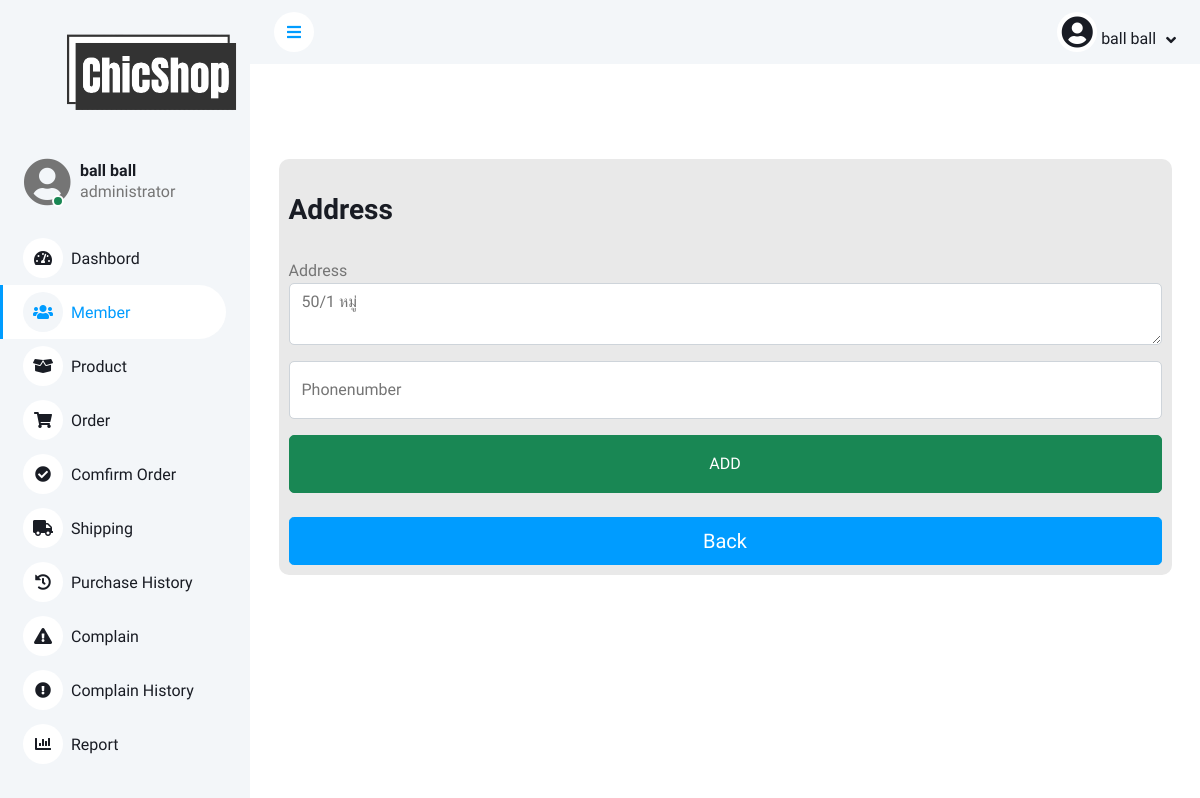
/BackWeb/address.php?user_id=1 (signed in), run on the app's committed database.
### tables this page shows
CREATE TABLE `user` (
  `u_id` int(11) NOT NULL COMMENT 'รหัสผู้ใช้งาน',
  `u_fullname` varchar(255) DEFAULT NULL COMMENT 'ชื่อเต็มของผู้ใช้งาน',
  `u_username` varchar(255) DEFAULT NULL COMMENT 'ชื่อผู้ใช้งาน',
  `u_password` varchar(255) DEFAULT NULL COMMENT 'รหัสผ่านผู้ใช้งาน',
  `u_level` varchar(255) DEFAULT NULL COMMENT 'ระดับผู้ใช้งาน',
  `u_address` varchar(255) DEFAULT NULL COMMENT 'ที่อยู่ผู้ใช้งาน',
  `Phonenumber` varchar(20) DEFAULT NULL COMMENT 'เบอร์โทรศัพท์ผู้ใช้งาน',
  `email` varchar(255) DEFAULT NULL COMMENT 'อีเมลผู้ใช้งาน'
);

### BackWeb/address.php (the view, shortened to what this page needs)
<?php
$objCon = connectDB();
$id=$_GET["user_id"];
$user = $_SESSION['user_login'];
$sql = "SELECT * FROM user WHERE u_id = '$id'";
$result = mysqli_query($objCon,$sql);
$row = mysqli_fetch_assoc($result);
?>
<!DOCTYPE html>
<html lang="en">
<head>
    <link href="https://cdnjs.cloudflare.com/ajax/libs/font-awesome/5.10.0/css/all.min.css" rel="stylesheet">
    <link href="https://cdn.jsdelivr.net/npm/bootstrap-icons@1.4.1/font/bootstrap-icons.css" rel="stylesheet">
    <link href="lib/owlcarousel/assets/owl.carousel.min.css" rel="stylesheet">
    <link href="lib/tempusdominus/css/tempusdominus-bootstrap-4.min.css" rel="stylesheet" />
    <link href="css/bootstrap.min.css" rel="stylesheet">
    <link href="css/style.css" rel="stylesheet">
    <link href="css/editconsole.css" rel="stylesheet">
</head>
<body>
    <div class="">
        <div class="sidebar pe-4 pb-3">
            <nav class="navbar bg-light navbar-light">
                <div class="container-fluid">
                    <a href="Admin.php" class="navbar-brand mx-4 mb-3">
                        <img src="/Webpage/images/main-logo.png" class="logo">
                </a>
                </div>
                <div class="d-flex align-items-center ms-4 mb-4">
                    <div class="position-relative">
                        <i class="fa fa-user-circle fa-3x rounded-circle" style="width: 40px; height: 40px;"></i>
                        <div class="bg-success rounded-circle border border-2 border-white position-absolute end-0 bottom-0 p-1"></div>
                    </div>
                    <div class="ms-3">
                        <h6 class="mb-0"><?php echo $user['fullname']; ?></h6>
                        <span><?php echo $user['level']; ?></span>
                    </div>
                </div>
                <div class="navbar-nav w-100">
                    <a href="dashbord.php" class="nav-item nav-link"><i
                            class="fa fa-tachometer-alt me-2"></i>Dashbord</a>
                    <a href="Admin.php" class="nav-item nav-link active"><i class="fa fa-users me-2"></i>Member</a>
                    <a href="income.php" class="nav-item nav-link"><i class="fa fa-box-open me-2"></i>Product</a>
                    <a href="order.php" class="nav-item nav-link"><i class="fa fa-shopping-cart me-2"></i>Order</a>
                    <a href="orderconfirm.php" class="nav-item nav-link"><i
                            class="fa fa-check-circle text-dark me-2"></i>Comfirm Order</a>
                    <a href="shipping.php" class="nav-item nav-link"><i class="fa fa-truck me-2"></i>Shipping</a>
                    <a href="history.php" class="nav-item nav-link"><i class="fa fa-history me-2"></i>Purchase
                        History</a>
                    <a href="reportpage.php" class="nav-item nav-link"><i
                            class="fa fa-exclamation-triangle me-2"></i>Complain</a>
                    <a href="complaindetails.php" class="nav-item nav-link"><i
                            class="fa fa-exclamation-circle me-2"></i>Complain History</a>
                    <a href="report.php" class="nav-item nav-link"><i class="fa fa-chart-bar me-2"></i>Report</a>
                </div>
            </nav>
        </div>
        <div class="content">
            <nav class="navbar navbar-expand bg-light navbar-light sticky-top px-4 py-0">
                <a href="#" class="sidebar-toggler flex-shrink-0">
                    <i class="fa fa-bars"></i>
                </a>
                <div class="navbar-nav align-items-center ms-auto">
                    <div class="nav-item dropdown">
                        <a href="#" class="nav-link dropdown-toggle" data-bs-toggle="dropdown">
                            <i class="fa fa-user-circle fa-2x rounded-circle" style="width: 40px; height: 40px;"></i>
                            <span class="d-none d-lg-inline-flex"><?php echo $user['fullname']; ?></span>
                        </a>
                    </div>
                </div>
            </nav>
        <form method="post" action="address.php?user_id=<?php echo $row["u_id"]; ?>">
            <div class="bgeditmain">
                <div class="bgedit">
                <br>
                <h3>Address</h3>
                <br>
                <div class="mb-3">
                    <label for="floatingText">Address</label>
                    <textarea class="form-control" id="u_address" name="u_address" placeholder="Address" required ><?php echo $row["u_address"]; ?></textarea>
                </div>
                <div class="form-floating mb-3">
                    <input type="text" class="form-control" id="Phonenumber" name="Phonenumber" placeholder="Phonenumber" value="<?php echo $row["Phonenumber"]; ?>">
                    <label for="floatingInput">Phonenumber</label>
                </div>
                    <button type="submit" name="submit" class="btn btn-success py-3 w-100 mb-4">ADD</button>
                    <a href="Admin.php" class="w-100 btn btn-lg btn-primary">Back</a>
                </div>
                </div>
            </div>
</body>
</html>

### BackWeb/css/style.css (style rules this page uses)
:root { --primary: #009CFF; --light: #F3F6F9; --dark: #191C24; }
.btn { transition: .5s; }
.btn.btn-primary { color: #FFFFFF; }
.sidebar { position: fixed; top: 0; left: 0; bottom: 0; width: 250px; height: 100vh; overflow-y: auto; background: var(--light); transition: 0.5s; z-index: 999; }
.content { margin-left: 250px; min-height: 100vh; background: #FFFFFF; transition: 0.5s; }
@media (min-width: 992px) { .sidebar { margin-left: 0; } }
@media (min-width: 992px) { .content { width: calc(100% - 250px); } }
.sidebar .navbar .navbar-nav .nav-link { padding: 7px 20px; color: var(--dark); font-weight: 500; border-left: 3px solid var(--light); border-radius: 0 30px 30px 0; outline: none; }
.sidebar .navbar .navbar-nav .nav-link:hover, .sidebar .navbar .navbar-nav .nav-link.active { color: var(--primary); background: #FFFFFF; border-color: var(--primary); }
.sidebar .navbar .navbar-nav .nav-link i { width: 40px; height: 40px; display: inline-flex; align-items: center; justify-content: center; background: #FFFFFF; border-radius: 40px; }
.sidebar .navbar .navbar-nav .nav-link:hover i, .sidebar .navbar .navbar-nav .nav-link.active i { background: var(--light); }
.content .navbar .navbar-nav .nav-link { margin-left: 25px; padding: 12px 0; color: var(--dark); outline: none; }
.content .navbar .sidebar-toggler, .content .navbar .navbar-nav .nav-link i { width: 40px; height: 40px; display: inline-flex; align-items: center; justify-content: center; background: #FFFFFF; border-radius: 40px; }
.content .navbar .dropdown-toggle::after { margin-left: 6px; vertical-align: middle; border: none; content: "\f107"; font-family: "Font Awesome 5 Free"; font-weight: 900; transition: .5s; }
.logo { width: 150%; object-fit: contain; }

### BackWeb/css/editconsole.css (style rules this page uses)
.bgeditmain { background: white; width: 100%; height: auto; display: flex; justify-content: center; align-items: center; align-content: center; align-self: center; margin-top: 5%; margin-bottom: 5%; }
.bgedit { background: rgb(233, 233, 233); padding: 10px; width: 100%; margin-top: 5%; border-radius: 10px; margin-right: 3%; margin-left: 3%; }

### data on the page
user: u_fullname "ball ball", u_level "administrator", u_address "50/1 หมู่"
